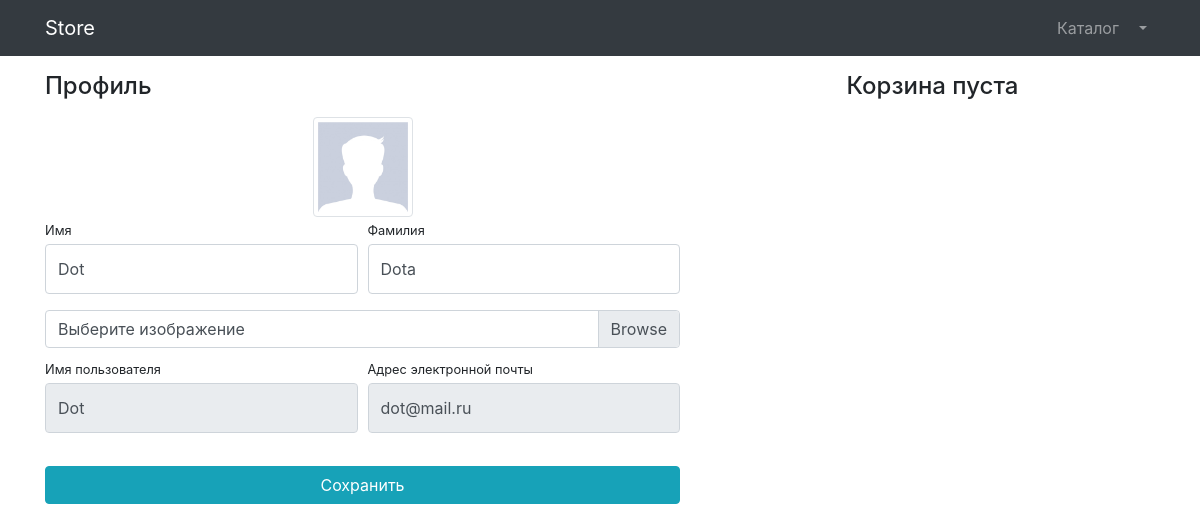
Before: /users/profile/15/ (signed in) with the older database file.
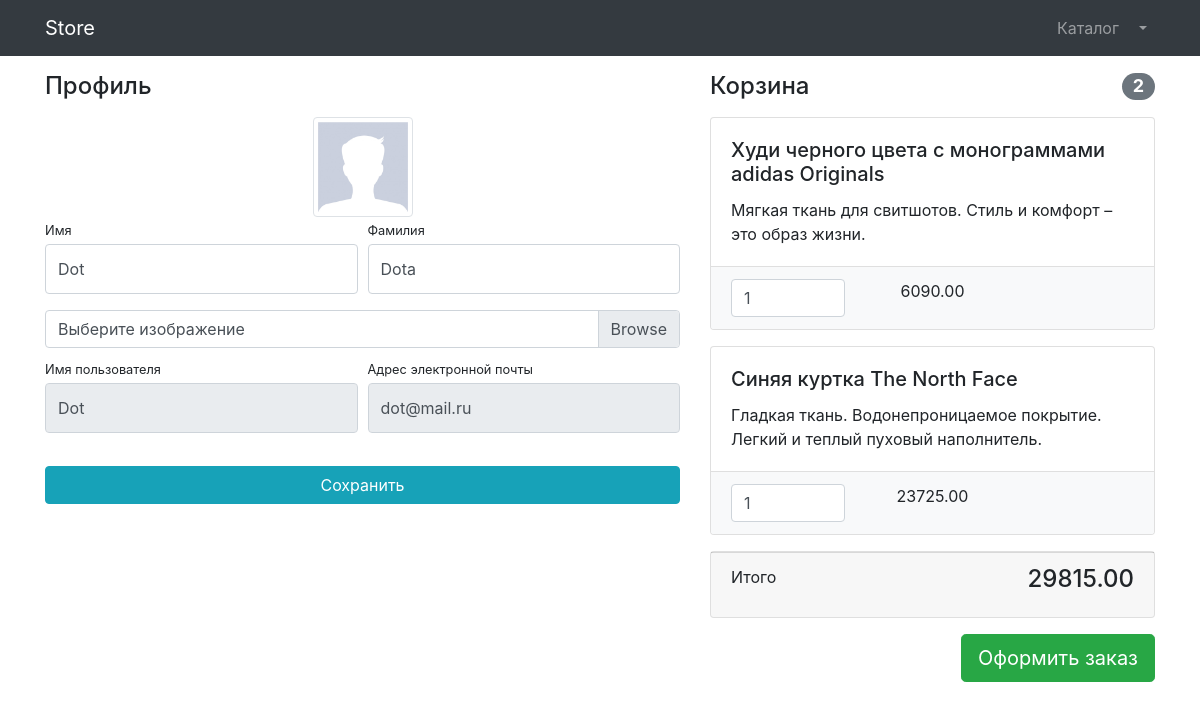
After: the same page with the newer database file.
### users/models.py (models this page shows)
class User(AbstractUser):
    image = models.ImageField(upload_to='users_images', null=True, blank=True)
    is_verified_email = models.BooleanField(default=False)

### products/models.py (models this page shows, shortened)
class Basket(models.Model):
    user = models.ForeignKey(User, on_delete=models.CASCADE)
    product = models.ForeignKey(Product, on_delete=models.CASCADE)
    quantity = models.PositiveSmallIntegerField(default=0)
    created_timestamp = models.DateTimeField(auto_now_add=True)
    objects = BasketQuerySet.as_manager()
    def sum(self):
        return self.product.price * self.quantity

class Product(models.Model):
    name = models.CharField(max_length=256, unique=True)
    description = models.TextField()
    price = models.DecimalField(max_digits=9, decimal_places=2)
    quantity = models.PositiveIntegerField(default=0)
    image = models.ImageField(upload_to='products_images')
    category = models.ForeignKey(ProductCategory, on_delete=models.CASCADE)
    class Meta:
        verbose_name = 'product'
        verbose_name_plural = 'products'

### users/views.py (the view, shortened to what this page needs)
# urls.py: path('profile/<int:pk>/', login_required(UserProfileView.as_view()), name='profile'),
class UserProfileView(TitleMixin, UpdateView):
    model = User
    form_class = UserProfileForm
    template_name = 'users/profile.html'
    title = 'Store - Личный кабинет'

### users/forms.py
class UserProfileForm(UserChangeForm):
    first_name = forms.CharField(widget=forms.TextInput(attrs={'class': 'form-control py-4'}))
    last_name = forms.CharField(widget=forms.TextInput(attrs={'class': 'form-control py-4'}))
    image = forms.ImageField(widget=forms.FileInput(attrs={'class': 'custom-file-input'}), required=False)
    username = forms.CharField(widget=forms.TextInput(attrs={'class': 'form-control py-4', 'readonly': True}))
    email = forms.CharField(widget=forms.TextInput(attrs={'class': 'form-control py-4', 'readonly': True}))
    class Meta:
        model = User
        fields = ['first_name', 'last_name', 'image', 'username', 'email']

### common/views.py (called while the page is built)
    def get_context_data(self, **kwargs):
        context = super(TitleMixin, self).get_context_data(**kwargs)
        context['title'] = self.title
        return context

### products/context_processors.py (called while the page is built)
def baskets(request):
    user = request.user
    return {'baskets': Basket.objects.filter(user=user) if user.is_authenticated else []}

### products/models.py (called while the page is built)
    def total_sum(self):
        return sum(basket.sum() for basket in self)

    def total_quantity(self):
        return sum(basket.quantity for basket in self)

### users/templates/users/profile.html (shortened to what this page needs)
{% extends 'products/base.html' %}
{% load static %}
{% block css %}
    <link href="{% static 'vendor/css/profile.css'%}" rel="stylesheet">
{% endblock %}
{% block content %}
    <div class="container">
    <div class="row">
        <div class="col-lg-7">
            <h4 class="mt-3 mb-3">Профиль</h4>
            <div class="col-lg-12 text-center">
                <img width="100" height="100"
                     src="{% if user.image %} {{ user.image.url }} {% else %} {% static 'vendor/img/users/default_avatar.jpg' %} {% endif %}"
                     class="img-thumbnail">
            </div>
            <form action="{% url 'users:profile' user.id %} " method="post" enctype="multipart/form-data">
                <div class="form-row">
                    <div class="col-lg-6">
                        <div class="form-group">
                            <label class="small mb-1" for={{ form.first_name.id_for_label }}>
                                Имя
                            </label>
                            {{form.first_name}}
                        </div>
                    </div>
                    <div class="col-lg-6">
                        <div class="form-group">
                            <label class="small mb-1" for={{ form.last_name.id_for_label }}>
                                Фамилия
                            </label>
                            {{ form.last_name }}
                        </div>
                    </div>
                </div>
                <div class="form-row mb-2">
                    <div class="col-lg-12">
                        <div class="custom-file">
                            <label class="custom-file-label" for={{ form.image.id_for_label }}>
                                Выберите изображение
                            </label>
                        </div>
                    </div>
                </div>
                <div class="form-row">
                    <div class="col-lg-6">
                        <label class="small mb-1" for={{ form.username.id_for_label }}>
                            Имя пользователя
                        </label>
                        {{ form.username }}
                    </div>
                    <div class="col-lg-6">
                        <label class="small mb-1" for={{ form.email.id_for_label }}>Адрес электронной почты
                        </label>
                        {{ form.email }}
                    </div>
                </div>
                <div class="form-row">
                    <div class="col-lg-12" style="margin-top: 33px;">
                        <input class="btn btn-info btn-block" type="submit" value="Сохранить">
                    </div>
                </div>
            </form>
        </div>
        <div class="col-lg-5">
            {% include 'products/basket.html' %}
        </div>
    </div>
</div>
{% endblock %}

### products/templates/products/base.html (shortened to what this page needs)
{% load static %}
<!DOCTYPE html>
<html lang="en">
<head>
    <link href="{% static 'vendor/bootstrap/css/bootstrap.min.css' %}" rel="stylesheet">
    {% block css %} {% endblock %}
</head>
<body>
<nav class="navbar navbar-expand-lg navbar-dark bg-dark fixed-top">
    <div class="container">
        <a class="navbar-brand" href="{% url 'home' %}">Store</a>
        <div class="collapse navbar-collapse" id="navbarResponsive">
            <ul class="navbar-nav ml-auto">
                <li class="nav-item">
                    <a class="nav-link" href="{% url 'products:home' %}">Каталог
                    </a>
                </li>
                {% if user.is_authenticated %}
                    <li class="nav-item dropdown">
                        <a class="nav-link dropdown-toggle" href="#" id="navbarDropdown" role="button"
                           data-bs-toggle="dropdown" aria-expanded="false">
                        </a>
                            </li>
                        </ul>
                {% else %}
                    <li class="nav-item">
                        <a class="nav-link" href="{% url 'users:login' %}">Войти <i class="fas fa-sign-in-alt"></i></a>
                    </li>
                {% endif %}
        </div>
    </div>
</nav>
{% block content %} {% endblock %}
</body>
</html>

### products/templates/products/basket.html (shortened to what this page needs)
{% if baskets %}
    <h4 class="mt-3 mb-3 d-flex justify-content-between align-items-center mb-3">
        Корзина <span class="badge badge-secondary badge-pill">{{ baskets.total_quantity }}</span>
    </h4>
    {% for basket in baskets %}
        <div class="card mb-3">
            <div class="card-body">
                <h5 class="card-title">{{ basket.product.name }}</h5>
                <p class="card-text">{{ basket.product.description }}</p>
            </div>
            <ul class="list-group list-group-flush">
                <li class="list-group-item bg-light">
                    <div class="row text-center">
                        <div class="col-lg-4">
                            <input name="basketID" type="number" class="form-control"
                                   value="{{ basket.quantity }}" min="0">
                        </div>
                        <div class="col-lg-4">{{ basket.sum }}</div>
                        <div class="col-lg-4">
                        </div>
                    </div>
                </li>
            </ul>
        </div>
    {% endfor %}
    <div class="card mb-3">
        <div class="card-footer">
            <p class="float-left">Итого</p>
            <h4 class="float-right">{{ baskets.total_sum }}</h4>
        </div>
    </div>
    <a class="btn btn-success btn-lg float-right" href="../orders/order-create.html">
        Оформить заказ
    </a>
{% else %}
    <h4 class="mt-3 mb-3 text-center">
        Корзина пуста
    </h4>
{% endif %}

Changed rows visible on the page:
added Basket: total_quantity "2", product.name "Худи черного цвета с монограммами adidas Originals", product.description "Мягкая ткань для свитшотов. Стиль и комфорт – это образ жизни.", basketID "1", sum "6090.00", total_sum "29815.00"
added Basket: product.name "Синяя куртка The North Face", product.description "Гладкая ткань. Водонепроницаемое покрытие. Легкий и теплый пуховый наполнитель.", basketID "1", sum "23725.00"
Other visible differences:
text no longer shown: "Корзина пуста"
text now shown: "Корзина Итого Оформить заказ"
